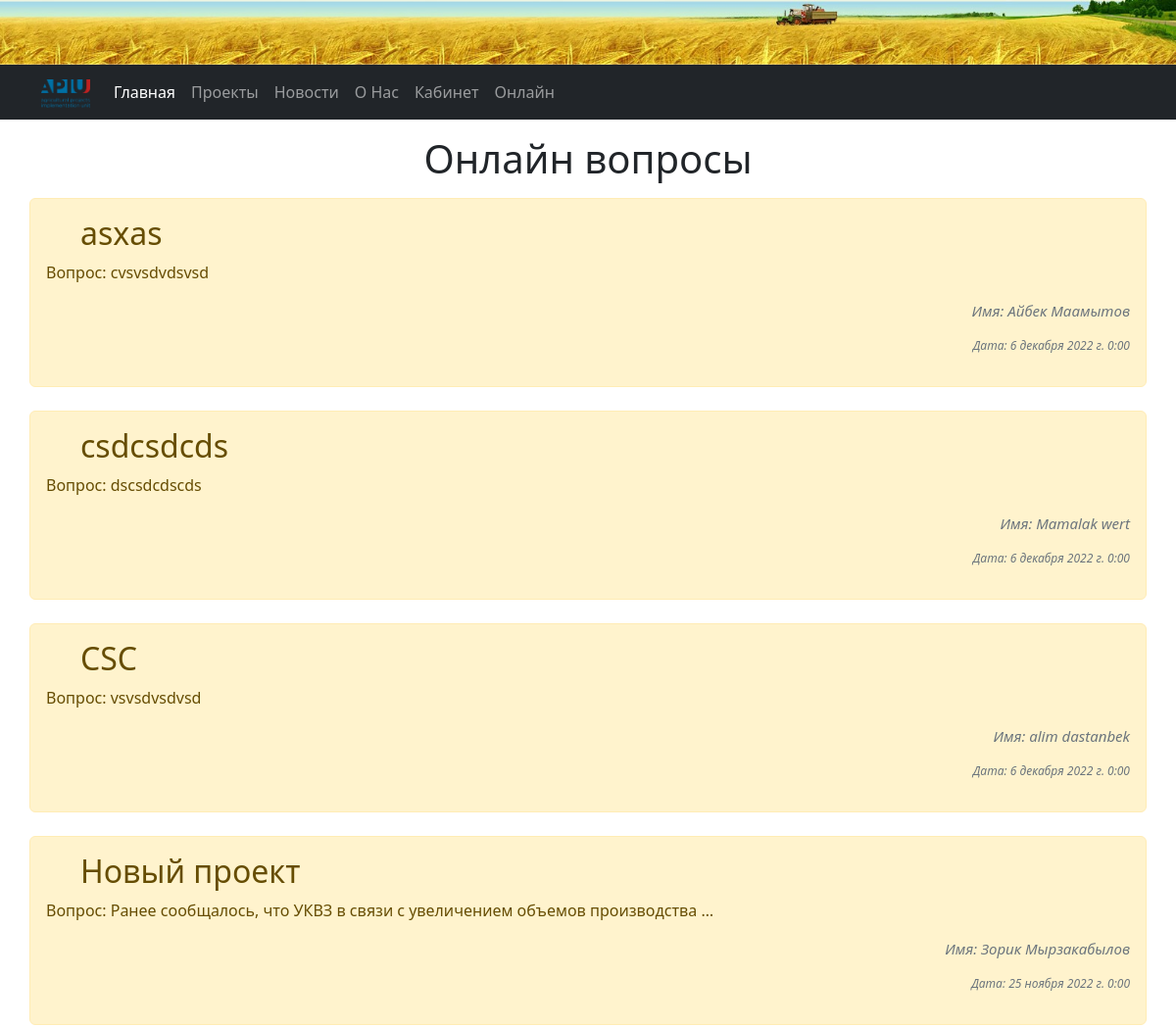
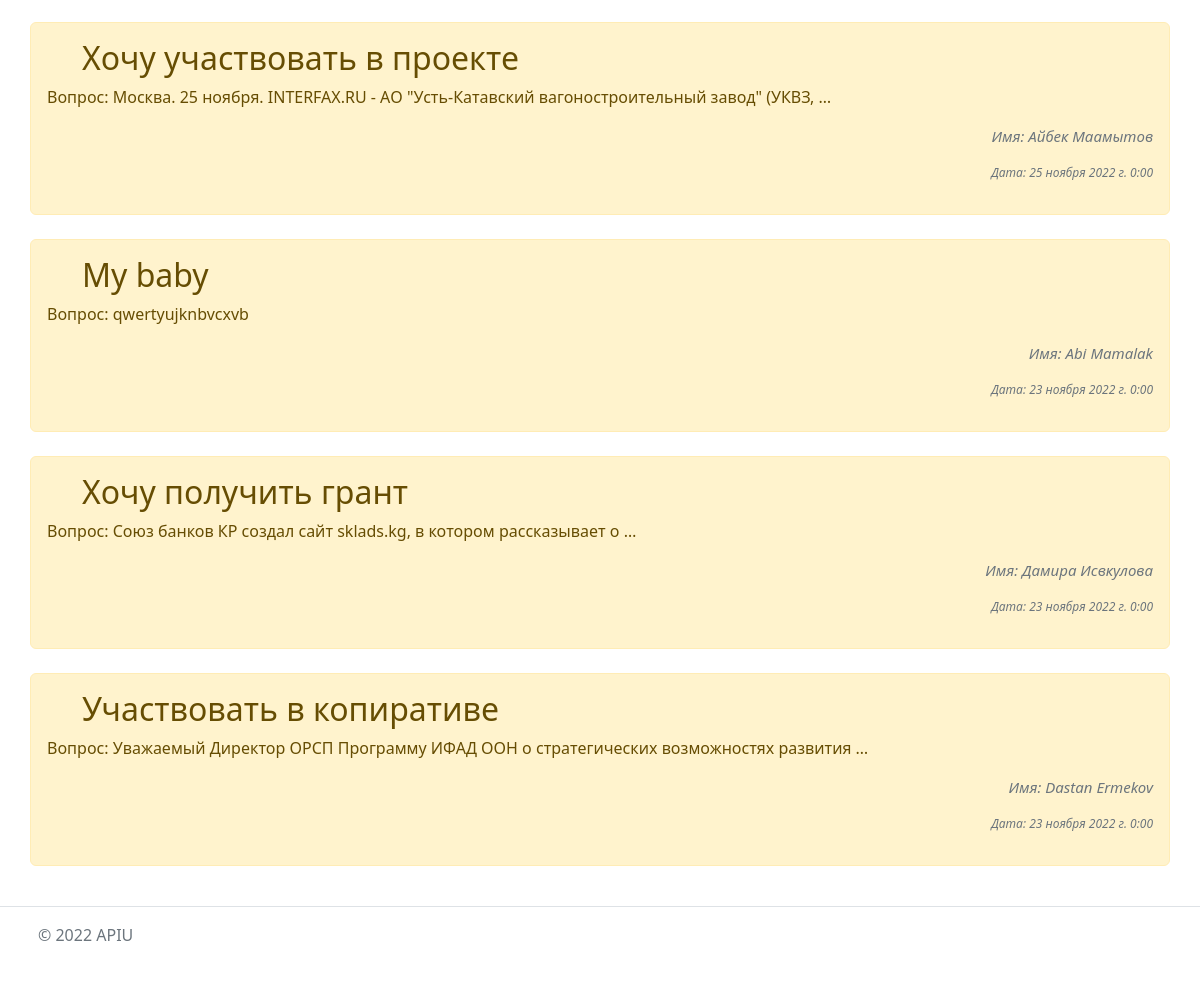
Screenshot of /online/online with the database file from the repository (2 pictures, top to bottom).
### online/models.py (models this page shows, shortened)
class Create(models.Model):
    first_name = models.CharField("Имя", max_length=50)
    last_name = models.CharField("Фамилия", max_length=50)
    email = models.EmailField("Почта")
    phone = models.CharField("Номер телефона", max_length=16)
    title = models.CharField("Название", max_length=50)
    text = models.TextField("Описание")
    file = models.FileField(upload_to='file', blank=True, null=True)
    date = models.DateTimeField("Дата публикации")
    class Meta:
        verbose_name = 'Онлайн заявка'
        verbose_name_plural = 'Онлайн заявки'

### online/views.py (the view)
# urls.py: path('online/', include('online.urls')),
def online(request):
    task = Create.objects.order_by('-id')
    return render(request, 'online/online.html', {'task': task})

### online/templates/online/online.html
{% extends 'main/base.html' %} {% block content %}
<dir class="container">
  <div class="row">
    <h1 align="center">Онлайн вопросы</h1>
      {% if task%} {% for on in task%}
      <div class="alert alert-warning mt-2">
        <h2 style=margin-left:35px; > {{ on.title }}</h2>
        <p>Вопрос: {{ on.text | truncatewords:10 }}</p>
        <p class="lead text-muted" style="font-size: 15px" align="right">
          <em>Имя: {{ on.first_name }} {{ on.last_name }}</em>
        </p>
        <p class="lead text-muted" style="font-size: 12px" align="right">
          <em>Дата: {{ on.date }}</em>
        </p>
      </div>
      {%endfor%} {% else %}
      <p>У нас нет записи</p>
      {%endif%}
    </div>
</dir>
{%endblock%}

### cloude/static/main/css/main.css (style rules this page uses)
body { background-color: blueviolet; }

### rows the page displays
Create: title "asxas", text "cvsvsdvdsvsd", first_name "Айбек", last_name "Маамытов", date "6 декабря 2022 г. 0:00"
Create: title "csdcsdcds", text "dscsdcdscds", first_name "Mamalak", last_name "wert", date "6 декабря 2022 г. 0:00"
Create: title "CSC", text "vsvsdvsdvsd", first_name "alim", last_name "dastanbek", date "6 декабря 2022 г. 0:00"
Create: title "Новый проект", text "Ранее сообщалось, что УКВЗ в связи с увеличением объемов производства …", first_name "Зорик", last_name "Мырзакабылов", date "25 ноября 2022 г. 0:00"
Create: title "Хочу участвовать в проекте", text "Москва. 25 ноября. INTERFAX.RU - АО \"Усть-Катавский вагоностроительный завод\" (УКВЗ, …", first_name "Айбек", last_name "Маамытов", date "25 ноября 2022 г. 0:00"
Create: title "My baby", text "qwertyujknbvcxvb", first_name "Abi", last_name "Mamalak", date "23 ноября 2022 г. 0:00"
Create: title "Хочу получить грант", text "Союз банков КР создал сайт sklads.kg, в котором рассказывает о …", first_name "Дамира", last_name "Исвкулова", date "23 ноября 2022 г. 0:00"
Create: title "Участвовать в копиративе", text "Уважаемый Директор ОРСП Программу ИФАД ООН о стратегических возможностях развития …", first_name "Dastan", last_name "Ermekov", date "23 ноября 2022 г. 0:00"
